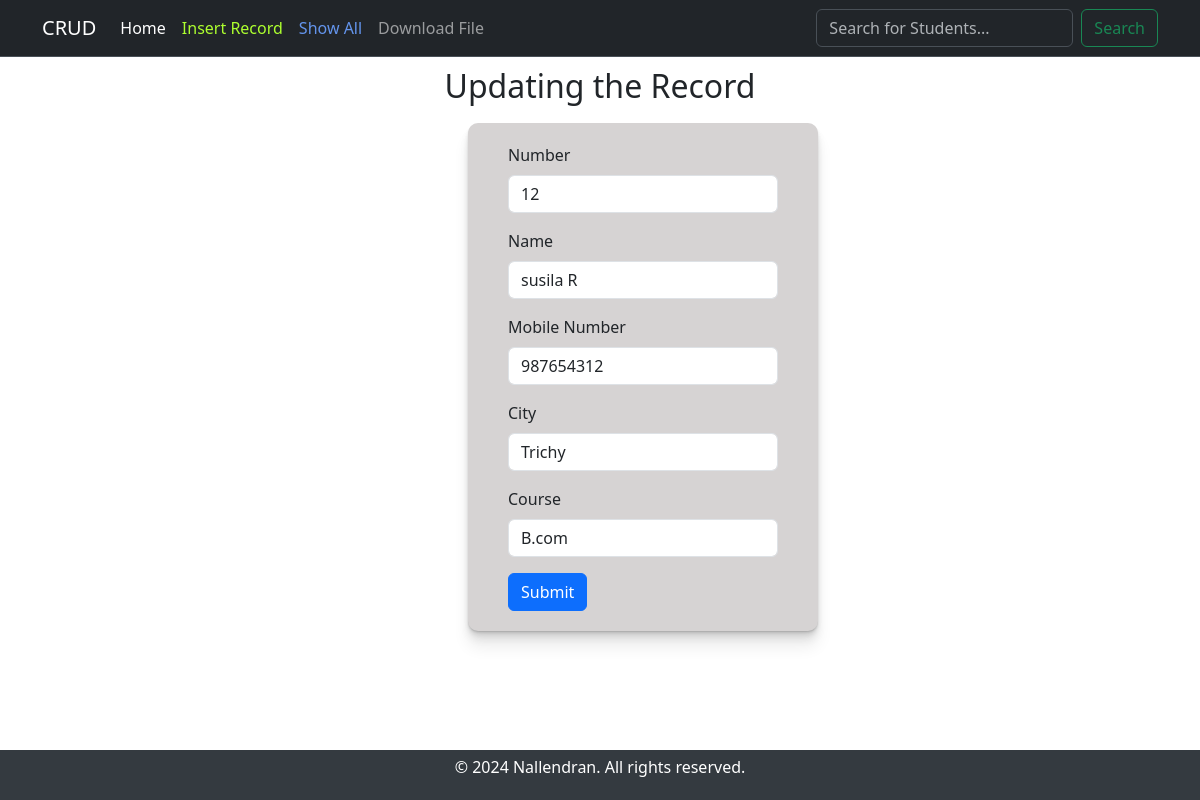
Page /update/33 on the committed database.
### crudapp/models.py (models this page shows)
class Student(models.Model):
    no=models.IntegerField()
    name=models.CharField(max_length=64)
    mobile=models.IntegerField()
    city=models.CharField(max_length=100)
    course=models.CharField(max_length=100)
    updated=models.DateTimeField(auto_now=True)
    created=models.DateTimeField(auto_now_add=True)
    class Meta:
        ordering=['-updated','-created']

### crudapp/views.py (the view)
# urls.py: path('update/<int:id>',views.update,name='update'),
def update(request,id):
    stud=Student.objects.get(id=id)
    form=StudentForm(instance=stud)
    if request.method=='POST':
        form=StudentForm(request.POST,instance=stud)
        if form.is_valid():
            form.save()
            return redirect('read')
    context={'s':stud,'form':form}
    return render(request,'apps/update.html',context)

### crudapp/forms.py
class StudentForm(forms.ModelForm):
    class Meta:
        model=Student
        fields='__all__'

### templates/apps/update.html (shortened to what this page needs)
{% extends 'apps/result.html' %}
    {% block content %}
    <div class="header">
        <h2>Updating the Record</h2>
    </div>
    <div class="content">
        <div class="cont">
            <form method="POST">
                <div class="mb-3">
                    <label for="exampleInputEmail1" class="form-label">Number</label>
                    <input type="no" class="form-control" id="exampleInputEmail1" name="no" value="{{ s.no }}">
                </div>
                <div class="mb-3">
                    <label for="exampleInputPassword1" class="form-label">Name</label>
                    <input type="text" class="form-control" id="exampleInputPassword1" name="name" value="{{ s.name }}">
                </div>
                <div class="mb-3">
                    <label for="exampleInputPassword1" class="form-label">Mobile Number</label>
                    <input type="text" class="form-control" id="exampleInputPassword1" name="mobile" value="{{ s.mobile }}">
                </div>
                <div class="mb-3">
                    <label for="exampleInputPassword1" class="form-label">City</label>
                    <input type="text" class="form-control" id="exampleInputPassword1" name="city" value="{{ s.city }}">
                </div>
                <div class="mb-3">
                    <label for="exampleInputPassword1" class="form-label">Course</label>
                    <input type="text" class="form-control" id="exampleInputPassword1" name="course" value="{{ s.course }}">
                </div>
                <button type="submit" class="btn btn-primary">Submit</button>
            </form>
        </div>
    </div>
    {% endblock %}

### static/css/style.css (style rules this page uses)
h2 { text-align: center; margin-top: 10px; }
.cont { margin-left: 39% ; margin-top: 10px; width: 350px; background-color:rgb(214, 211, 211); padding: 20px 40px; border-radius: 10px; box-shadow: 0 1px 1px hsl(0deg 0% 0% / 0.075), 0 2px 2px hsl(0deg 0% 0% / 0.075), 0 4px 4px hsl(0deg 0% 0% / 0.075), 0 8px 8px hsl(0deg 0% 0% / 0.075), 0 16px 16px hsl(0deg 0% 0% / 0.075); }
body { min-height: 100vh; display: flex; flex-direction: column; }
body { display: flex; flex-direction: column; min-height: 100vh; margin: 0; }
.content { flex: 1; padding-bottom: 60px; }

### rows in the picture
Student: no "12", name "susila R", mobile "987654312", city "Trichy", course "B.com"
